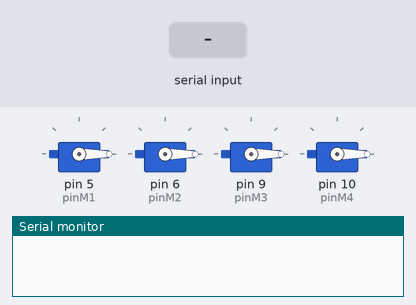
A sketch run on a simulated Arduino Uno, built with avr-gcc and run on an emulated ATmega328P. Shown: 4 × servo, the last lines printed to the serial monitor. The test bench sets the inputs (shaded band).

Above: at 1.2 s.
1.3 s: "90,45\n" received over Serial
At 2.28 s:
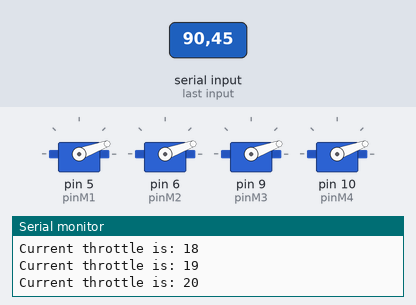
At 5.87 s:
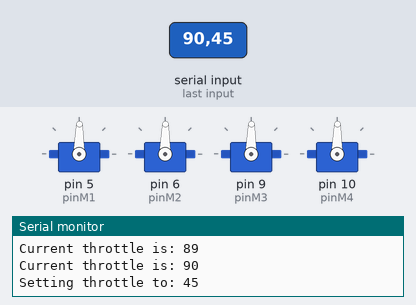
7.3 s: "30,150\n" received over Serial
At 7.5 s:
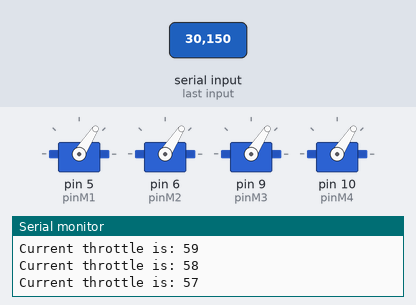
13.3 s: "200\n" received over Serial
16.3 s: "5\n" received over Serial
Timing chart, 0 to 20.3 s (numbered marks = the images above; inputs shaded):
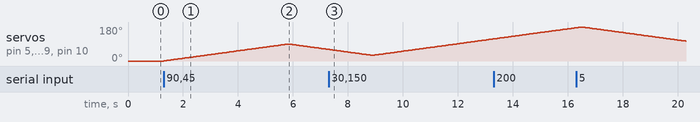

The sketch:

proto1.ino
```cpp
/*
Code taken from: https://gist.github.com/vitorleal/9083802
*/

#include <Servo.h>

//Create the 4 motors objects
Servo m1;
Servo m2;
Servo m3;
Servo m4;

//Esc pins
int pinM1 = 5;
int pinM2 = 6;
int pinM3 = 9;
int pinM4 = 10;

//Min and max pulse
int minPulseRate = 1000;
int maxPulseRate = 2000;
int throttleChangeDelay = 50;

//SETUP
void setup() {
  Serial.begin(9600);
  Serial.setTimeout(500);

  //Init escs
  initEscs();
}

//LOOP
void loop() {
  // Wait for some input
  if (Serial.available() > 0) {

    // Read the new throttle value
    int throttle = normalizeThrottle(Serial.parseInt());

    // Print it out
    Serial.print("Setting throttle to: ");
    Serial.println(throttle);

    // Change throttle to the new value
    changeThrottle(throttle);
  }

}

//Change throttle value
void changeThrottle(int throttle) {
  int currentThrottle = readThrottle();

  int step = 1;
  if(throttle < currentThrottle) {
    step = -1;
  }

  // Slowly move to the new throttle value
  while(currentThrottle != throttle) {
    writeTo4Motors(currentThrottle + step);

    currentThrottle = readThrottle();
    delay(throttleChangeDelay);
  }
}

//Read the throttle value
int readThrottle() {
  int throttle = m1.read();

  Serial.print("Current throttle is: ");
  Serial.print(throttle);
  Serial.println();

  return throttle;
}

//Change velocity of the 4 escs at the same time
void writeTo4Motors(int throttle) {
  m1.write(throttle);
  m2.write(throttle);
  m3.write(throttle);
  m4.write(throttle);
}

//Init escs
void initEscs() {
  m1.attach(pinM1, minPulseRate, maxPulseRate);
  m2.attach(pinM2, minPulseRate, maxPulseRate);
  m3.attach(pinM3, minPulseRate, maxPulseRate);
  m4.attach(pinM4, minPulseRate, maxPulseRate);

  //Init motors with 0 value
  writeTo4Motors(0);
}

//Start the motors
void startUpMotors() {
  writeTo4Motors(50);
}

// Ensure the throttle value is between 0 - 180
int normalizeThrottle(int value) {
  if(value < 0) {
    return 0;

  } else if(value > 180) {
    return 180;
  }

  return value;
}
```

Measured:
- after the input at 1.3 s, servo on pin 5 (pinM1), servo on pin 6 (pinM2), servo on pin 9 (pinM3), servo on pin 10 (pinM4): rises from 0° to 90° in 4.5 s, then falls to 61° in 1.5 s
